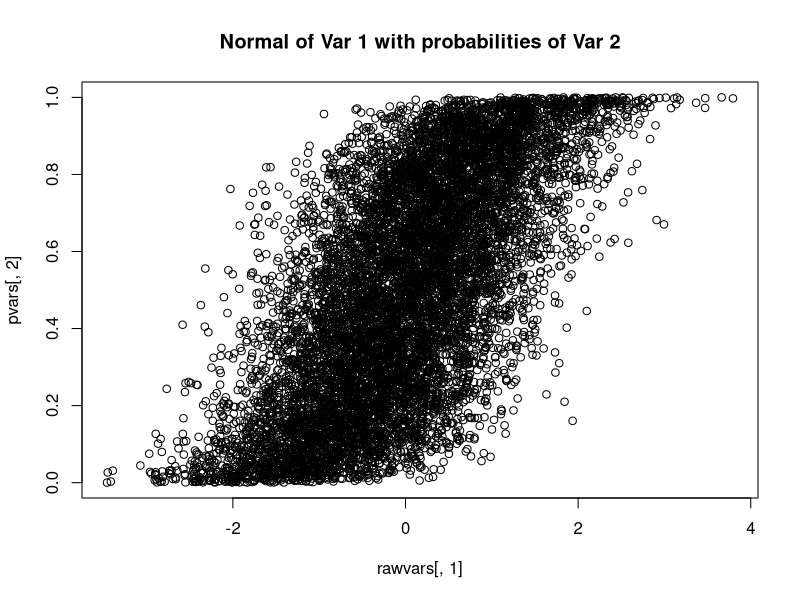
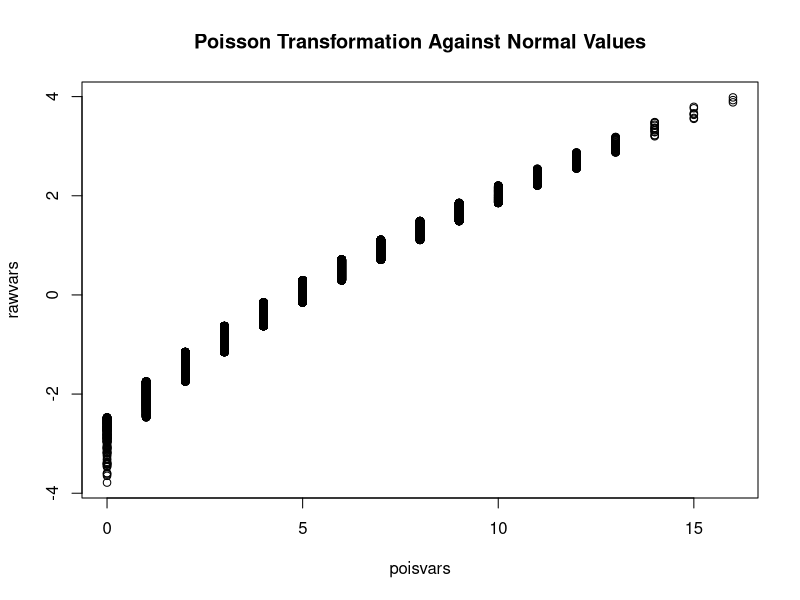
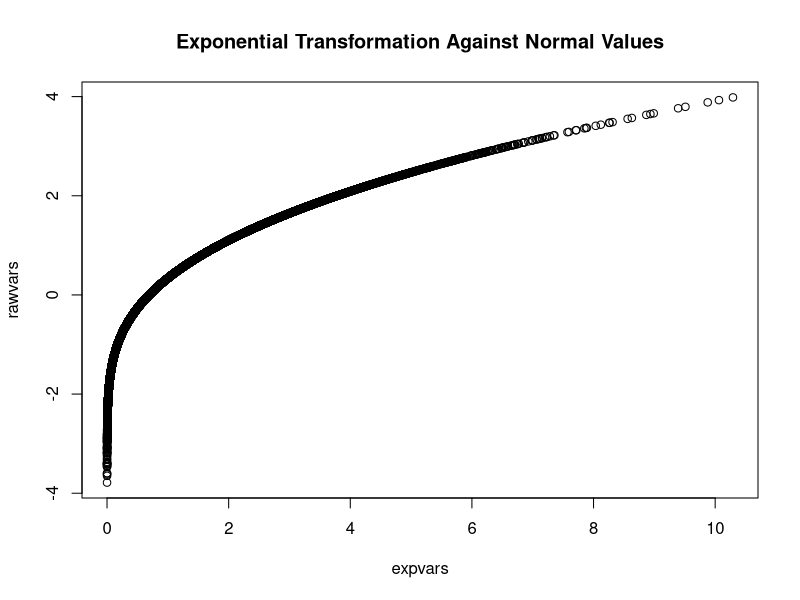
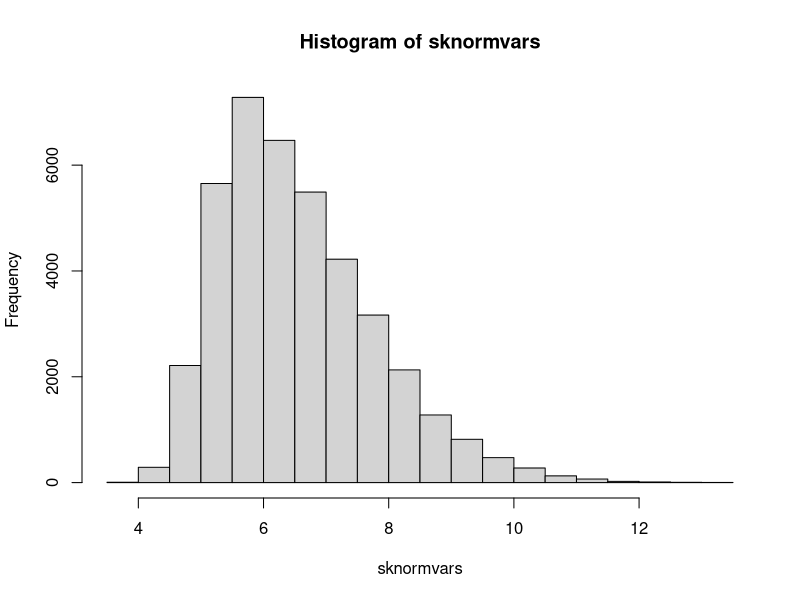
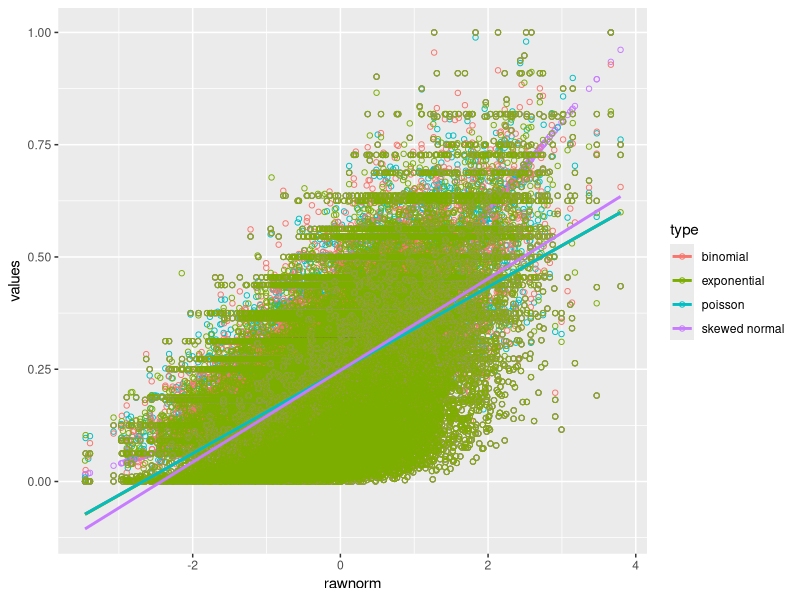

Recreate these plots in R, in order.
library(MASS)


set.seed(100)
# http://www.econometricsbysimulation.com/2014/02/easily-generate-correlated-variables.html?m=1
# We will use the command mvrnorm to draw a matrix of variables

# Let's keep it simple, 
mu <- rep(0,4)
Sigma <- matrix(.7, nrow=4, ncol=4) + diag(4)*.3

rawvars <- mvrnorm(n=10000, mu=mu, Sigma=Sigma)

cov(rawvars); cor(rawvars)
# We can see our normal sample produces results very similar to our 
#specified covariance levels.

# Now lets transform some variables
pvars <- pnorm(rawvars)

# Through this process we already have 
cov(pvars); cor(pvars)
# We can see that while the covariances have dropped significantly, 
# the simply correlations are largely the same.

plot(rawvars[,1], pvars[,2], main="Normal of Var 1 with probabilities of Var 2") 

# Things are looking pretty well so far.  Let's see what happens when we invert 
#different CDFs.

# To generate correlated poisson
poisvars <- qpois(pvars, 5)
cor(poisvars, rawvars) 
# This matrix presents the correlation between the original values generated
# and the tranformed poisson variables.  We can see that the correlation matrix
# is very similar though somewhat "downward biased".  This is because any
# transformation away from the original will reduce the correlation between the
# variables.

plot(poisvars,rawvars, main="Poisson Transformation Against Normal Values")

# Perhaps the poisson count distribution is not exotic enough.

# Perhaps a binomial distribution with 3 draws at 25% each
binomvars <- qpois(1-pvars, 3, .25) 
# Note, I did 1-p because p is defined differently for the qpois for some 
#reason
cor(binomvars, rawvars) # this is the correlation between binomial and normal variables

# Or the exponential distribution
expvars <- qexp(pvars)
cor(expvars, rawvars)
# We can see that the correlations after the exponential tranformations are
# significantly weaker (from .7 to .63) but still good representations if
# we are interested in simulating correlations between a normal and exponential
# variables.

plot(expvars,rawvars, main="Exponential Transformation Against Normal Values") 

# To make things a little more interesting, let's now transform our probabilities
# into skewed normal distributions.
library(sn)
sknormvars <- qsn(pvars, 5, 2, 5)
cor(expvars, rawvars)

hist(sknormvars, breaks=20) 

# Finally in order to demonstrate what we can do let's combine our variables into
# a single matrix.

combvar <- data.frame(sknormvars, poisvars[,2], binomvars[,3], expvars[,4])

cor(combvar)
#          [,1]      [,2]      [,3]      [,4]
#[1,] 1.0000000 0.6853314 0.6826398 0.6256086
#[2,] 0.6853314 1.0000000 0.6748458 0.6402233
#[3,] 0.6826398 0.6748458 1.0000000 0.6325102
#[4,] 0.6256086 0.6402233 0.6325102 1.0000000

# I am going to try to get all of these dirstributions on the same graph
stdcombvar <- t(t(combvar)-apply(combvar,2,min))
stdcombvar <- t(t(stdcombvar)/apply(stdcombvar,2,max))
summary(stdcombvar)

plotter <- data.frame(
  values = c(stdcombvar),
  rawnorm = rep(rawvars[,1], 4),
  type = rep(c("skewed normal", 
               "poisson", 
               "binomial", 
               "exponential"), 
             each=10000))

library(ggplot2)  

ggplot(plotter, aes(x=rawnorm ,y=values, color=type)) +
  geom_point(shape=1) +     # Use hollow circles
  geom_smooth(method=lm,    # Add linear regression line
              se=FALSE)  
